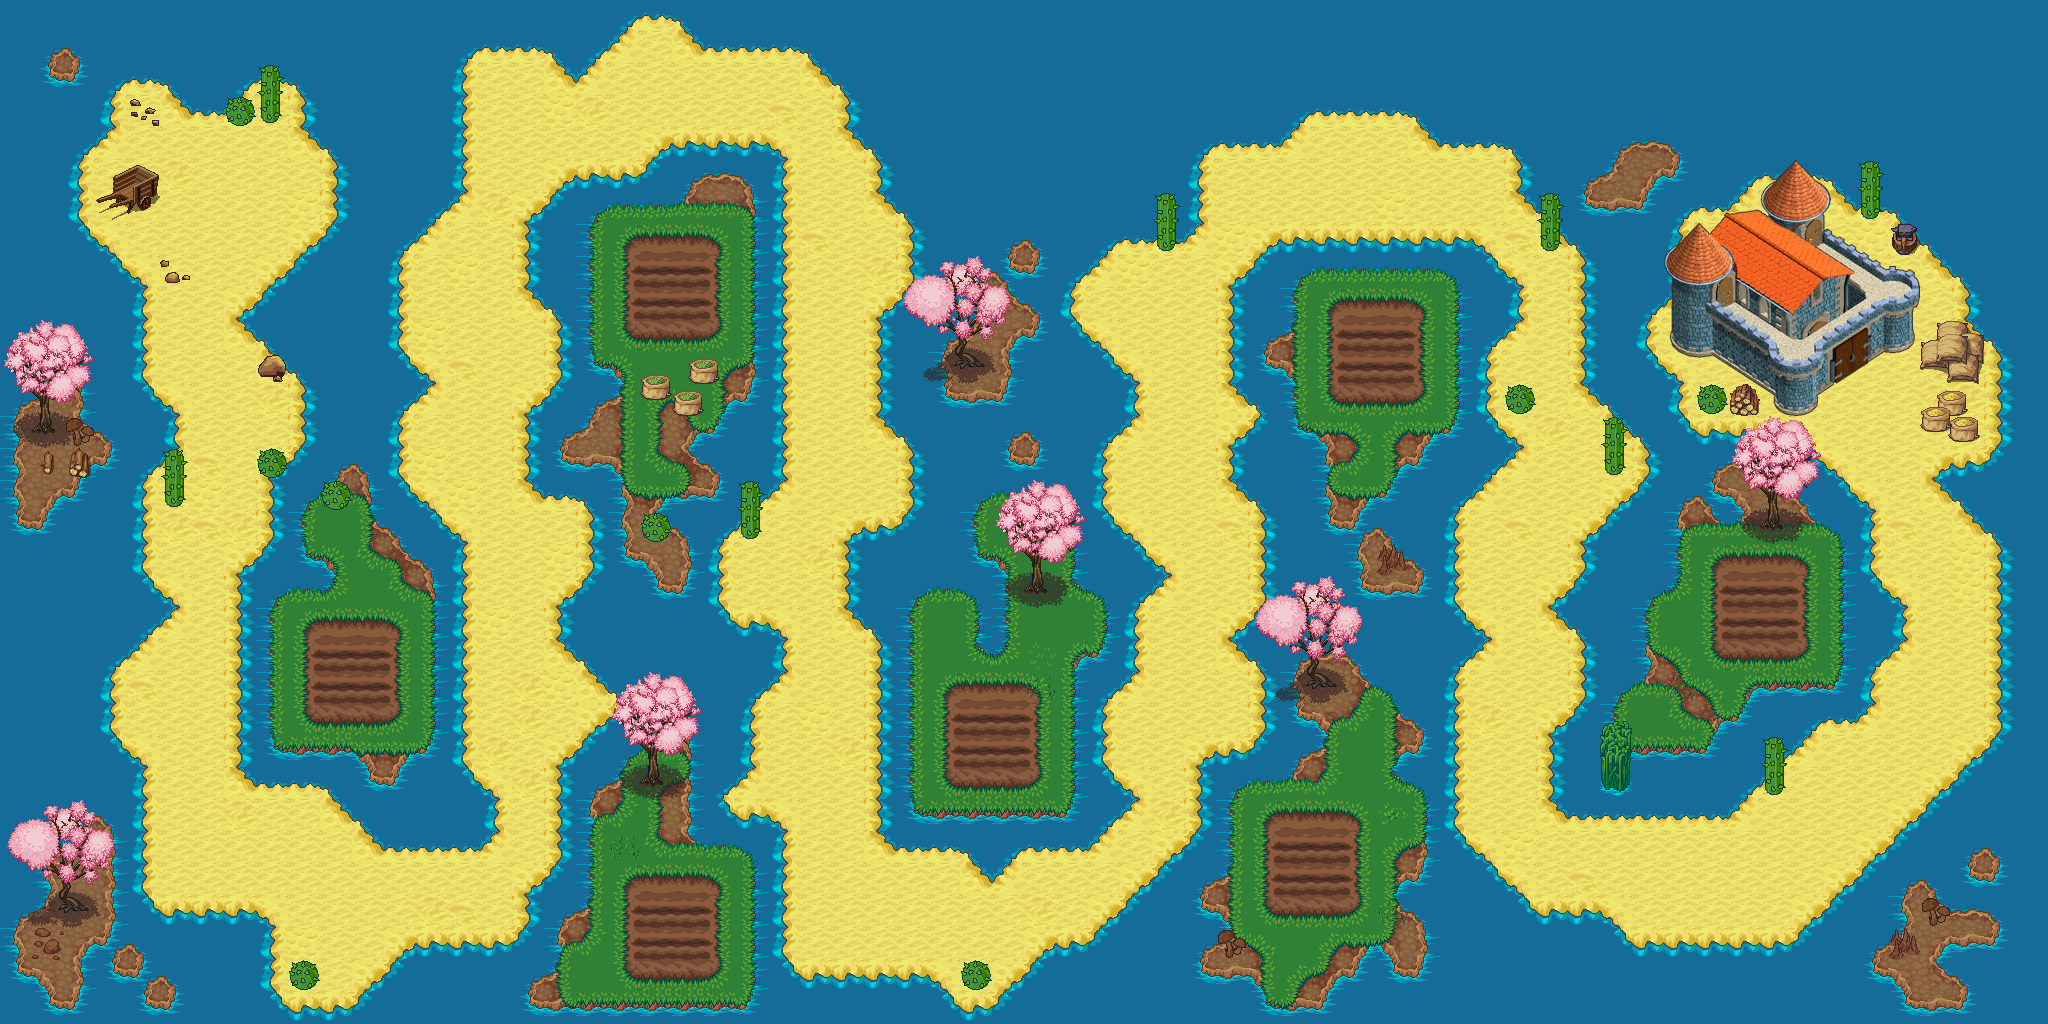

A level layout from a 2D game, rendered from its tile map. Below: a short description, then the map file with tile-grid data replaced by summaries:
An orthogonal 64x32 tile map with 32x32 px tiles, 4 tile layers (Terrain, Plants, Castle, Decorations), 1 hidden layer not drawn, 6 tilesets.

<map version="1.0" orientation="orthogonal" width="64" height="32" tilewidth="32" tileheight="32">
 <tileset firstgid="1" source="automapping-terrain.tsx" />
 <tileset firstgid="465" name="Props" tilewidth="32" tileheight="32">
  <image source="levelprops.png" width="256" height="256" />
 </tileset>
 <tileset firstgid="529" name="Plants" tilewidth="32" tileheight="32">
  <image source="plants.png" width="416" height="416" />
 </tileset>
 <tileset firstgid="698" name="Decorations" tilewidth="32" tileheight="32">
  <image source="obj_misk_atlas.png" width="1024" height="1024" />
 </tileset>
 <tileset firstgid="1722" name="Buildings" tilewidth="32" tileheight="32">
  <image source="build_atlas.png" width="1024" height="1024" />
 </tileset>
 <tileset firstgid="2746" name="Nature" tilewidth="32" tileheight="32">
  <image source="terrain_atlas.png" width="1024" height="1024" />
 </tileset>
 <layer name="Terrain" width="64" height="32">
  <data>[2048 cells, 2048 non-empty, 87 distinct tile ids]</data>
 </layer>
 <layer name="Plants" width="64" height="32">
  <data>[2048 cells, 144 non-empty, 54 distinct tile ids]</data>
 </layer>
 <layer name="Castle" width="64" height="32">
  <data>[2048 cells, 64 non-empty, 64 distinct tile ids]</data>
 </layer>
 <imagelayer name="ai reference" width="64" height="32" visible="0">
  <image source="ai-level3.png" />
 </imagelayer>
 <layer name="Decorations" width="64" height="32">
  <data>[2048 cells, 14 non-empty, 9 distinct tile ids]</data>
 </layer>
</map>
